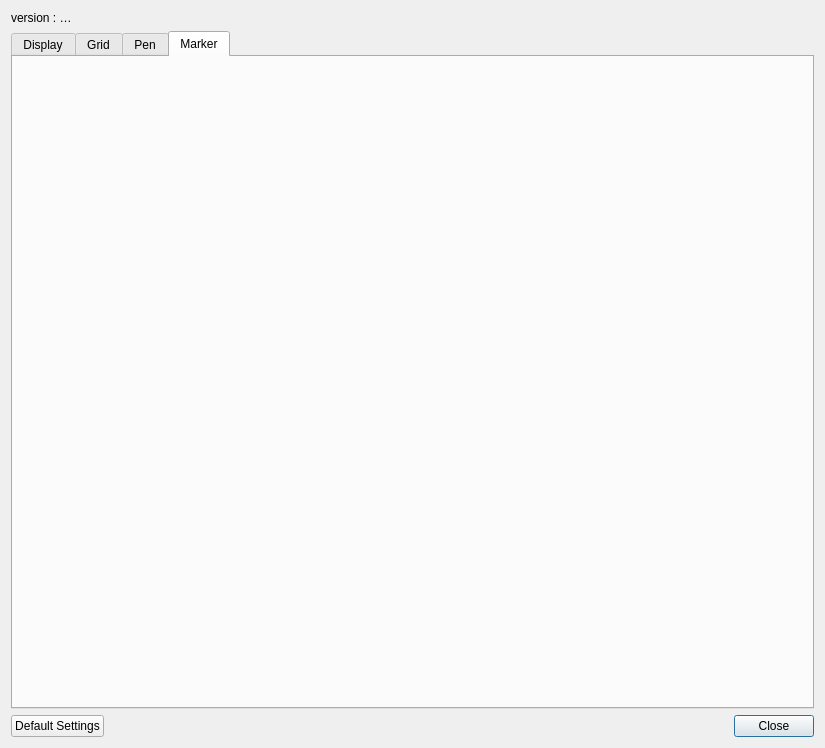
<?xml version="1.0" encoding="UTF-8"?>
<ui version="4.0">
 <class>preferencesDialog</class>
 <widget class="QDialog" name="preferencesDialog">
  <property name="geometry">
   <rect>
    <x>0</x>
    <y>0</y>
    <width>825</width>
    <height>748</height>
   </rect>
  </property>
  <property name="windowTitle">
   <string>Preferences</string>
  </property>
  <layout class="QGridLayout" name="gridLayout">
   <item row="0" column="0">
    <widget class="QLabel" name="versionLabel">
     <property name="text">
      <string>version : …</string>
     </property>
    </widget>
   </item>
   <item row="4" column="0">
    <widget class="QFrame" name="frame">
     <property name="frameShape">
      <enum>QFrame::NoFrame</enum>
     </property>
     <property name="frameShadow">
      <enum>QFrame::Raised</enum>
     </property>
     <layout class="QHBoxLayout" name="horizontalLayout_2">
      <property name="leftMargin">
       <number>0</number>
      </property>
      <property name="topMargin">
       <number>0</number>
      </property>
      <property name="rightMargin">
       <number>0</number>
      </property>
      <property name="bottomMargin">
       <number>0</number>
      </property>
      <item>
       <widget class="QPushButton" name="defaultSettingsButton">
        <property name="text">
         <string>Default Settings</string>
        </property>
       </widget>
      </item>
      <item>
       <spacer name="bottomHSpacer">
        <property name="orientation">
         <enum>Qt::Horizontal</enum>
        </property>
        <property name="sizeHint" stdset="0">
         <size>
          <width>40</width>
          <height>20</height>
         </size>
        </property>
       </spacer>
      </item>
      <item>
       <layout class="QHBoxLayout" name="horizontalLayout">
        <item>
         <widget class="QPushButton" name="closeButton">
          <property name="text">
           <string>Close</string>
          </property>
          <property name="default">
           <bool>true</bool>
          </property>
         </widget>
        </item>
       </layout>
      </item>
     </layout>
    </widget>
   </item>
   <item row="1" column="0">
    <widget class="QTabWidget" name="mainTabWidget">
     <property name="currentIndex">
      <number>3</number>
     </property>
     <widget class="QWidget" name="displayTab">
      <attribute name="title">
       <string>Display</string>
      </attribute>
      <layout class="QGridLayout" name="gridLayout_3">
       <item row="2" column="0">
        <widget class="QGroupBox" name="multiDisplayGroupBox">
         <property name="title">
          <string>Multi display</string>
         </property>
         <layout class="QGridLayout" name="gridLayout_2">
          <item row="1" column="3">
           <spacer name="mirroringRSpacer">
            <property name="orientation">
             <enum>Qt::Horizontal</enum>
            </property>
            <property name="sizeHint" stdset="0">
             <size>
              <width>40</width>
              <height>20</height>
             </size>
            </property>
           </spacer>
          </item>
          <item row="1" column="0">
           <spacer name="mirroringLSpacer">
            <property name="orientation">
             <enum>Qt::Horizontal</enum>
            </property>
            <property name="sizeType">
             <enum>QSizePolicy::Preferred</enum>
            </property>
            <property name="sizeHint" stdset="0">
             <size>
              <width>40</width>
              <height>20</height>
             </size>
            </property>
           </spacer>
          </item>
          <item row="2" column="2">
           <widget class="QCheckBox" name="swapControlAndDisplayScreensCheckBox">
            <property name="text">
             <string>Swap control display and view display</string>
            </property>
           </widget>
          </item>
          <item row="1" column="2">
           <widget class="QCheckBox" name="displayBrowserPageCheckBox">
            <property name="text">
             <string>Show internal web page content on secondary screen or projector</string>
            </property>
           </widget>
          </item>
          <item row="2" column="3">
           <widget class="QCheckBox" name="swapDisplayScreensCheckBox">
            <property name="text">
             <string>Swap first and second view displays</string>
            </property>
           </widget>
          </item>
         </layout>
        </widget>
       </item>
       <item row="14" column="0">
        <spacer name="modeSpacer">
         <property name="orientation">
          <enum>Qt::Vertical</enum>
         </property>
         <property name="sizeHint" stdset="0">
          <size>
           <width>20</width>
           <height>40</height>
          </size>
         </property>
        </spacer>
       </item>
       <item row="15" column="0">
        <widget class="QGroupBox" name="modeGroupBox">
         <property name="sizePolicy">
          <sizepolicy hsizetype="MinimumExpanding" vsizetype="Expanding">
           <horstretch>0</horstretch>
           <verstretch>0</verstretch>
          </sizepolicy>
         </property>
         <property name="title">
          <string>Mode</string>
         </property>
         <layout class="QGridLayout" name="gridLayout_15">
          <item row="0" column="0">
           <spacer name="horizontalSpacer_5">
            <property name="orientation">
             <enum>Qt::Horizontal</enum>
            </property>
            <property name="sizeType">
             <enum>QSizePolicy::Preferred</enum>
            </property>
            <property name="sizeHint" stdset="0">
             <size>
              <width>40</width>
              <height>20</height>
             </size>
            </property>
           </spacer>
          </item>
          <item row="0" column="1" rowspan="2">
           <layout class="QGridLayout" name="gridLayout_16">
            <item row="0" column="0">
             <widget class="QLabel" name="modeLabel">
              <property name="text">
               <string>Mode to start in:</string>
              </property>
             </widget>
            </item>
            <item row="0" column="1">
             <widget class="QComboBox" name="startModeComboBox">
              <item>
               <property name="text">
                <string>Board</string>
               </property>
              </item>
              <item>
               <property name="text">
                <string>Desktop</string>
               </property>
              </item>
             </widget>
            </item>
            <item row="0" column="2">
             <spacer name="horizontalSpacer_6">
              <property name="orientation">
               <enum>Qt::Horizontal</enum>
              </property>
              <property name="sizeHint" stdset="0">
               <size>
                <width>40</width>
                <height>20</height>
               </size>
              </property>
             </spacer>
            </item>
           </layout>
          </item>
         </layout>
        </widget>
       </item>
       <item row="4" column="0" rowspan="2">
        <widget class="QGroupBox" name="stylusPaletteGroupBox">
         <property name="minimumSize">
          <size>
           <width>0</width>
           <height>0</height>
          </size>
         </property>
         <property name="title">
          <string>Stylus Palette</string>
         </property>
         <layout class="QGridLayout" name="gridLayout_14">
          <property name="leftMargin">
           <number>12</number>
          </property>
          <item row="0" column="0">
           <spacer name="horizontalSpacer_4">
            <property name="orientation">
             <enum>Qt::Horizontal</enum>
            </property>
            <property name="sizeType">
             <enum>QSizePolicy::Preferred</enum>
            </property>
            <property name="sizeHint" stdset="0">
             <size>
              <width>40</width>
              <height>20</height>
             </size>
            </property>
           </spacer>
          </item>
          <item row="0" column="2">
           <spacer name="horizontalSpacer_3">
            <property name="orientation">
             <enum>Qt::Horizontal</enum>
            </property>
            <property name="sizeType">
             <enum>QSizePolicy::Preferred</enum>
            </property>
            <property name="sizeHint" stdset="0">
             <size>
              <width>40</width>
              <height>20</height>
             </size>
            </property>
           </spacer>
          </item>
          <item row="0" column="1">
           <layout class="QGridLayout" name="gridLayout_5">
            <property name="sizeConstraint">
             <enum>QLayout::SetDefaultConstraint</enum>
            </property>
            <item row="0" column="0">
             <widget class="QRadioButton" name="horizontalChoice">
              <property name="sizePolicy">
               <sizepolicy hsizetype="Minimum" vsizetype="Fixed">
                <horstretch>1</horstretch>
                <verstretch>0</verstretch>
               </sizepolicy>
              </property>
              <property name="minimumSize">
               <size>
                <width>0</width>
                <height>0</height>
               </size>
              </property>
              <property name="text">
               <string>Horizontal</string>
              </property>
              <property name="checked">
               <bool>false</bool>
              </property>
             </widget>
            </item>
            <item row="1" column="0">
             <widget class="QRadioButton" name="verticalChoice">
              <property name="text">
               <string>Vertical</string>
              </property>
              <property name="checked">
               <bool>true</bool>
              </property>
             </widget>
            </item>
            <item row="2" column="0">
             <spacer name="verticalSpacer_5">
              <property name="orientation">
               <enum>Qt::Vertical</enum>
              </property>
              <property name="sizeHint" stdset="0">
               <size>
                <width>20</width>
                <height>40</height>
               </size>
              </property>
             </spacer>
            </item>
           </layout>
          </item>
         </layout>
        </widget>
       </item>
       <item row="13" column="0">
        <widget class="QGroupBox" name="keyboardGroupBox">
         <property name="sizePolicy">
          <sizepolicy hsizetype="MinimumExpanding" vsizetype="Expanding">
           <horstretch>0</horstretch>
           <verstretch>0</verstretch>
          </sizepolicy>
         </property>
         <property name="title">
          <string>Virtual Keyboard</string>
         </property>
         <layout class="QGridLayout" name="gridLayout_13">
          <item row="0" column="1" colspan="2">
           <layout class="QGridLayout" name="oskGridLayout">
            <item row="3" column="1">
             <widget class="QComboBox" name="keyboardPaletteKeyButtonSize"/>
            </item>
            <item row="3" column="0">
             <widget class="QLabel" name="keyboardPaletteKeyButtonSize_Label">
              <property name="text">
               <string>Built-in virtual keyboard button size:</string>
              </property>
             </widget>
            </item>
            <item row="2" column="0">
             <widget class="QCheckBox" name="useSystemOSKCheckBox">
              <property name="text">
               <string>Use system keyboard (recommended)</string>
              </property>
             </widget>
            </item>
           </layout>
          </item>
          <item row="0" column="0">
           <spacer name="horizontalSpacer">
            <property name="orientation">
             <enum>Qt::Horizontal</enum>
            </property>
            <property name="sizeType">
             <enum>QSizePolicy::Preferred</enum>
            </property>
            <property name="sizeHint" stdset="0">
             <size>
              <width>40</width>
              <height>20</height>
             </size>
            </property>
           </spacer>
          </item>
          <item row="0" column="3">
           <spacer name="horizontalSpacer_2">
            <property name="orientation">
             <enum>Qt::Horizontal</enum>
            </property>
            <property name="sizeHint" stdset="0">
             <size>
              <width>40</width>
              <height>20</height>
             </size>
            </property>
           </spacer>
          </item>
         </layout>
        </widget>
       </item>
       <item row="7" column="0">
        <spacer name="verticalSpacer_3">
         <property name="orientation">
          <enum>Qt::Vertical</enum>
         </property>
         <property name="sizeHint" stdset="0">
          <size>
           <width>20</width>
           <height>40</height>
          </size>
         </property>
        </spacer>
       </item>
       <item row="8" column="0">
        <widget class="QGroupBox" name="toolbarGroupBox">
         <property name="sizePolicy">
          <sizepolicy hsizetype="MinimumExpanding" vsizetype="Expanding">
           <horstretch>0</horstretch>
           <verstretch>0</verstretch>
          </sizepolicy>
         </property>
         <property name="title">
          <string>Toolbar</string>
         </property>
         <layout class="QGridLayout" name="gridLayout_9">
          <item row="0" column="1">
           <layout class="QGridLayout" name="gridLayout_10">
            <item row="0" column="0">
             <widget class="QRadioButton" name="toolbarAtTopRadioButton">
              <property name="text">
               <string>Positioned at the Top (recommended for tablets)</string>
              </property>
             </widget>
            </item>
            <item row="1" column="0">
             <widget class="QRadioButton" name="toolbarAtBottomRadioButton">
              <property name="text">
               <string>Positioned at the Bottom (recommended for white boards)</string>
              </property>
             </widget>
            </item>
            <item row="2" column="0">
             <spacer name="verticalSpacer">
              <property name="orientation">
               <enum>Qt::Vertical</enum>
              </property>
              <property name="sizeType">
               <enum>QSizePolicy::Fixed</enum>
              </property>
              <property name="sizeHint" stdset="0">
               <size>
                <width>20</width>
                <height>20</height>
               </size>
              </property>
             </spacer>
            </item>
           </layout>
          </item>
          <item row="0" column="0">
           <spacer name="toolbarLSpacer">
            <property name="orientation">
             <enum>Qt::Horizontal</enum>
            </property>
            <property name="sizeType">
             <enum>QSizePolicy::Preferred</enum>
            </property>
            <property name="sizeHint" stdset="0">
             <size>
              <width>40</width>
              <height>20</height>
             </size>
            </property>
           </spacer>
          </item>
          <item row="0" column="2">
           <spacer name="toolbarRSpacer">
            <property name="orientation">
             <enum>Qt::Horizontal</enum>
            </property>
            <property name="sizeType">
             <enum>QSizePolicy::Expanding</enum>
            </property>
            <property name="sizeHint" stdset="0">
             <size>
              <width>40</width>
              <height>20</height>
             </size>
            </property>
           </spacer>
          </item>
          <item row="1" column="1">
           <widget class="QCheckBox" name="toolbarDisplayTextCheckBox">
            <property name="text">
             <string>Display Text Under Button</string>
            </property>
           </widget>
          </item>
         </layout>
        </widget>
       </item>
       <item row="17" column="0">
        <spacer name="verticalSpacer_7">
         <property name="orientation">
          <enum>Qt::Vertical</enum>
         </property>
         <property name="sizeHint" stdset="0">
          <size>
           <width>20</width>
           <height>40</height>
          </size>
         </property>
        </spacer>
       </item>
       <item row="9" column="0">
        <spacer name="keyboardSpacer">
         <property name="orientation">
          <enum>Qt::Vertical</enum>
         </property>
         <property name="sizeType">
          <enum>QSizePolicy::Expanding</enum>
         </property>
         <property name="sizeHint" stdset="0">
          <size>
           <width>20</width>
           <height>40</height>
          </size>
         </property>
        </spacer>
       </item>
       <item row="3" column="0">
        <spacer name="toolbarSpacer">
         <property name="orientation">
          <enum>Qt::Vertical</enum>
         </property>
         <property name="sizeHint" stdset="0">
          <size>
           <width>20</width>
           <height>40</height>
          </size>
         </property>
        </spacer>
       </item>
       <item row="16" column="0">
        <widget class="QGroupBox" name="documentsGroupBox">
         <property name="sizePolicy">
          <sizepolicy hsizetype="MinimumExpanding" vsizetype="Expanding">
           <horstretch>0</horstretch>
           <verstretch>0</verstretch>
          </sizepolicy>
         </property>
         <property name="title">
          <string>Documents Mode</string>
         </property>
         <layout class="QGridLayout" name="gridLayout_19">
          <item row="0" column="0">
           <layout class="QGridLayout" name="gridLayout_18">
            <item row="0" column="1">
             <widget class="QCheckBox" name="showDateColumnOnAlphabeticalSort">
              <property name="sizePolicy">
               <sizepolicy hsizetype="Expanding" vsizetype="Preferred">
                <horstretch>0</horstretch>
                <verstretch>0</verstretch>
               </sizepolicy>
              </property>
              <property name="text">
               <string>Display date column on alphabetical sort</string>
              </property>
             </widget>
            </item>
            <item row="0" column="0">
             <spacer name="horizontalSpacer_9">
              <property name="orientation">
               <enum>Qt::Horizontal</enum>
              </property>
              <property name="sizeType">
               <enum>QSizePolicy::Fixed</enum>
              </property>
              <property name="sizeHint" stdset="0">
               <size>
                <width>40</width>
                <height>20</height>
               </size>
              </property>
             </spacer>
            </item>
           </layout>
          </item>
         </layout>
        </widget>
       </item>
      </layout>
     </widget>
     <widget class="QWidget" name="gridTab">
      <attribute name="title">
       <string>Grid</string>
      </attribute>
      <layout class="QGridLayout" name="gridLayout_17">
       <item row="0" column="0">
        <widget class="QFrame" name="gridFrame">
         <property name="enabled">
          <bool>true</bool>
         </property>
         <property name="frameShape">
          <enum>QFrame::NoFrame</enum>
         </property>
         <property name="frameShadow">
          <enum>QFrame::Raised</enum>
         </property>
         <layout class="QGridLayout" name="gridLayout_11">
          <item row="2" column="0">
           <widget class="QFrame" name="crossColorLightBackgroundFrame">
            <property name="frameShape">
             <enum>QFrame::NoFrame</enum>
            </property>
            <property name="frameShadow">
             <enum>QFrame::Raised</enum>
            </property>
            <layout class="QHBoxLayout" name="crossColorLightBackgroundLayout">
             <item>
              <widget class="QLabel" name="crossColorLightBackgroundLabel">
               <property name="text">
                <string>On Light Background</string>
               </property>
              </widget>
             </item>
             <item>
              <spacer name="horizontalSpacer_7">
               <property name="orientation">
                <enum>Qt::Horizontal</enum>
               </property>
               <property name="sizeHint" stdset="0">
                <size>
                 <width>40</width>
                 <height>20</height>
                </size>
               </property>
              </spacer>
             </item>
             <item>
              <widget class="UBColorPicker" name="crossColorLightBackgroundColorPicker">
               <property name="minimumSize">
                <size>
                 <width>32</width>
                 <height>32</height>
                </size>
               </property>
               <property name="frameShape">
                <enum>QFrame::StyledPanel</enum>
               </property>
               <property name="frameShadow">
                <enum>QFrame::Raised</enum>
               </property>
              </widget>
             </item>
            </layout>
           </widget>
          </item>
          <item row="5" column="0">
           <widget class="QFrame" name="darkBackgroundOpacityFrame">
            <property name="frameShape">
             <enum>QFrame::NoFrame</enum>
            </property>
            <property name="frameShadow">
             <enum>QFrame::Raised</enum>
            </property>
            <layout class="QHBoxLayout" name="horizontalLayout_8">
             <item>
              <spacer name="wSpacer_2">
               <property name="orientation">
                <enum>Qt::Horizontal</enum>
               </property>
               <property name="sizeHint" stdset="0">
                <size>
                 <width>154</width>
                 <height>20</height>
                </size>
               </property>
              </spacer>
             </item>
             <item>
              <widget class="QLabel" name="darkBackgroundOpacityLabel">
               <property name="text">
                <string>Opacity</string>
               </property>
              </widget>
             </item>
             <item>
              <widget class="QSlider" name="darkBackgroundOpacitySlider">
               <property name="minimum">
                <number>20</number>
               </property>
               <property name="maximum">
                <number>100</number>
               </property>
               <property name="value">
                <number>50</number>
               </property>
               <property name="orientation">
                <enum>Qt::Horizontal</enum>
               </property>
               <property name="tickPosition">
                <enum>QSlider::TicksAbove</enum>
               </property>
               <property name="tickInterval">
                <number>20</number>
               </property>
              </widget>
             </item>
             <item>
              <spacer name="eSpacer_2">
               <property name="orientation">
                <enum>Qt::Horizontal</enum>
               </property>
               <property name="sizeHint" stdset="0">
                <size>
                 <width>156</width>
                 <height>20</height>
                </size>
               </property>
              </spacer>
             </item>
            </layout>
           </widget>
          </item>
          <item row="4" column="0">
           <widget class="QFrame" name="crossColorDarkBackgroundFrame">
            <property name="frameShape">
             <enum>QFrame::NoFrame</enum>
            </property>
            <property name="frameShadow">
             <enum>QFrame::Raised</enum>
            </property>
            <layout class="QHBoxLayout" name="crossColorDarkBackgroundLayout">
             <item>
              <widget class="QLabel" name="crossColorDarkBackgroundLabel">
               <property name="text">
                <string>On Dark Background</string>
               </property>
              </widget>
             </item>
             <item>
              <spacer name="horizontalSpacer_8">
               <property name="orientation">
                <enum>Qt::Horizontal</enum>
               </property>
               <property name="sizeHint" stdset="0">
                <size>
                 <width>40</width>
                 <height>20</height>
                </size>
               </property>
              </spacer>
             </item>
             <item>
              <widget class="UBColorPicker" name="crossColorDarkBackgroundColorPicker">
               <property name="minimumSize">
                <size>
                 <width>32</width>
                 <height>32</height>
                </size>
               </property>
               <property name="frameShape">
                <enum>QFrame::StyledPanel</enum>
               </property>
               <property name="frameShadow">
                <enum>QFrame::Raised</enum>
               </property>
              </widget>
             </item>
            </layout>
           </widget>
          </item>
          <item row="3" column="0">
           <widget class="QFrame" name="lightBackgroundOpacityFrame">
            <property name="frameShape">
             <enum>QFrame::NoFrame</enum>
            </property>
            <property name="frameShadow">
             <enum>QFrame::Raised</enum>
            </property>
            <layout class="QHBoxLayout" name="horizontalLayout_10">
             <item>
              <spacer name="wSpacer_3">
               <property name="orientation">
                <enum>Qt::Horizontal</enum>
               </property>
               <property name="sizeHint" stdset="0">
                <size>
                 <width>154</width>
                 <height>20</height>
                </size>
               </property>
              </spacer>
             </item>
             <item>
              <widget class="QLabel" name="lightBackgroundOpacityLabel">
               <property name="text">
                <string>Opacity</string>
               </property>
              </widget>
             </item>
             <item>
              <widget class="QSlider" name="lightBackgroundOpacitySlider">
               <property name="minimum">
                <number>20</number>
               </property>
               <property name="maximum">
                <number>100</number>
               </property>
               <property name="value">
                <number>50</number>
               </property>
               <property name="orientation">
                <enum>Qt::Horizontal</enum>
               </property>
               <property name="tickPosition">
                <enum>QSlider::TicksAbove</enum>
               </property>
               <property name="tickInterval">
                <number>20</number>
               </property>
              </widget>
             </item>
             <item>
              <spacer name="eSpacer_3">
               <property name="orientation">
                <enum>Qt::Horizontal</enum>
               </property>
               <property name="sizeHint" stdset="0">
                <size>
                 <width>156</width>
                 <height>20</height>
                </size>
               </property>
              </spacer>
             </item>
            </layout>
           </widget>
          </item>
         </layout>
        </widget>
       </item>
       <item row="1" column="0">
        <spacer name="verticalSpacer_4">
         <property name="orientation">
          <enum>Qt::Vertical</enum>
         </property>
         <property name="sizeHint" stdset="0">
          <size>
           <width>20</width>
           <height>342</height>
          </size>
         </property>
        </spacer>
       </item>
      </layout>
     </widget>
     <widget class="QWidget" name="penTab">
      <attribute name="title">
       <string>Pen</string>
      </attribute>
      <layout class="QGridLayout" name="gridLayout_4">
       <item row="0" column="0" colspan="2">
        <widget class="QFrame" name="penFrame">
         <property name="frameShape">
          <enum>QFrame::NoFrame</enum>
         </property>
         <property name="frameShadow">
          <enum>QFrame::Raised</enum>
         </property>
        </widget>
       </item>
      </layout>
     </widget>
     <widget class="QWidget" name="markerTab">
      <attribute name="title">
       <string>Marker</string>
      </attribute>
      <layout class="QVBoxLayout" name="verticalLayout">
       <item>
        <widget class="QFrame" name="markerFrame">
         <property name="frameShape">
          <enum>QFrame::NoFrame</enum>
         </property>
         <property name="frameShadow">
          <enum>QFrame::Raised</enum>
         </property>
        </widget>
       </item>
      </layout>
     </widget>
    </widget>
   </item>
  </layout>
 </widget>
 <customwidgets>
  <customwidget>
   <class>UBColorPicker</class>
   <extends>QFrame</extends>
   <header>gui/UBColorPicker.h</header>
   <container>1</container>
  </customwidget>
 </customwidgets>
 <tabstops>
  <tabstop>displayBrowserPageCheckBox</tabstop>
  <tabstop>toolbarAtTopRadioButton</tabstop>
  <tabstop>toolbarAtBottomRadioButton</tabstop>
  <tabstop>defaultSettingsButton</tabstop>
  <tabstop>closeButton</tabstop>
 </tabstops>
 <resources/>
 <connections/>
</ui>
